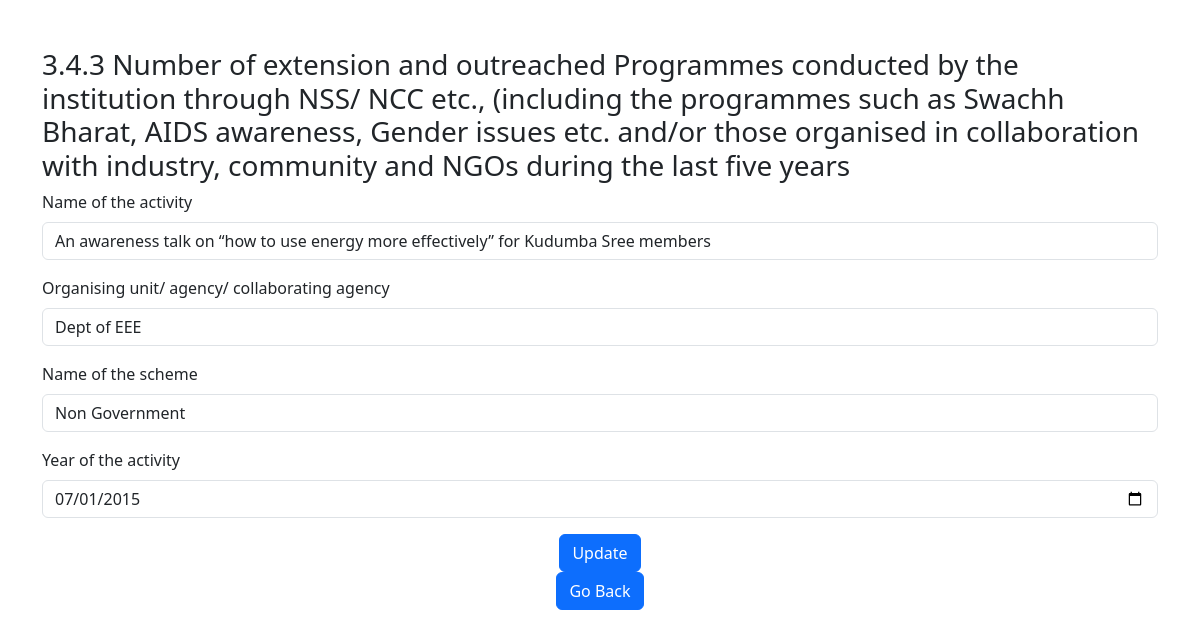
The app's page /edit343/12 with its own data.
### View/models.py (models this page shows)
class Details3_4_3(models.Model):
    Name_of_the_activity = models.CharField(max_length=200)
    Organising_unit_agency_collaborating_agency = models.CharField(max_length=200)
    Name_of_the_scheme = models.CharField(max_length=60)
    Year_of_the_activity = models.DateField(default=None)
    Uploaded_by = models.CharField(max_length=50)

### View/views.py (the view, shortened to what this page needs)
# urls.py: path('edit343/<int:id>', views.edit343, name='343edit'),
def edit343(request, id):
    d343 = Details3_4_3.objects.get(id=id)
    return render(request,'View/343edit.html',{'d343': d343})

### View/Templates/View/343edit.html (shortened to what this page needs)
<!DOCTYPE html>
<html lang="en">
<head>
        <link href="https://cdn.jsdelivr.net/npm/bootstrap@5.3.0-alpha1/dist/css/bootstrap.min.css" rel="stylesheet">
</head>
<body>
<div class="container mt-5">
<form method="POST">
<h3>3.4.3  Number of extension and outreached Programmes conducted by the institution through NSS/ NCC etc., (including the programmes such as Swachh Bharat, AIDS awareness, Gender issues etc. and/or those organised in collaboration with industry, community and NGOs during the last five years</h3>
    <div class="mb-3">
  <label for="Name of the activity" class="form-label">Name of the activity</label>
  <input type="text" class="form-control" id="Name of the activity" name="Name_of_the_activity" value="{{ d343.Name_of_the_activity }}">
</div>
<div class="mb-3">
  <label for="Organising unit/ agency/ collaborating agency" class="form-label">Organising unit/ agency/ collaborating agency</label>
  <input type="text" class="form-control" id="Organising unit/ agency/ collaborating agency" name="Organising_unit_agency_collaborating_agency" value="{{ d343.Organising_unit_agency_collaborating_agency }}">
</div>
<div class="mb-3">
  <label for="Name of the scheme" class="form-label">Name of the scheme</label>
  <input type="text" class="form-control" id="Name of the scheme" name="Name_of_the_scheme" value="{{ d343.Name_of_the_scheme }}">
</div>
<div class="mb-3">
  <label for="Year of the activity " class="form-label">Year of the activity </label>
  <input type="date" class="form-control" name="Year_of_the_activity" value="{{ d343.Year_of_the_activity|date:'Y-m-d'}}">
</div>
<div class="col-md-12 text-center">
    <button type="submit" class="btn btn-primary">Update</button></div>
</form>
</div>
<div style="display: flex; justify-content: center;">
    <a class="btn btn-primary" href="{% url '343details' %}" role="button">Go Back</a>
</div>
</body>

### records on screen
Details3_4_3: Name_of_the_activity "An awareness talk on “how to use energy more effectively” for Kudumba Sree members", Organising_unit_agency_collaborating_agency "Dept of EEE", Name_of_the_scheme "Non Government", Year_of_the_activity "07/01/2015"
